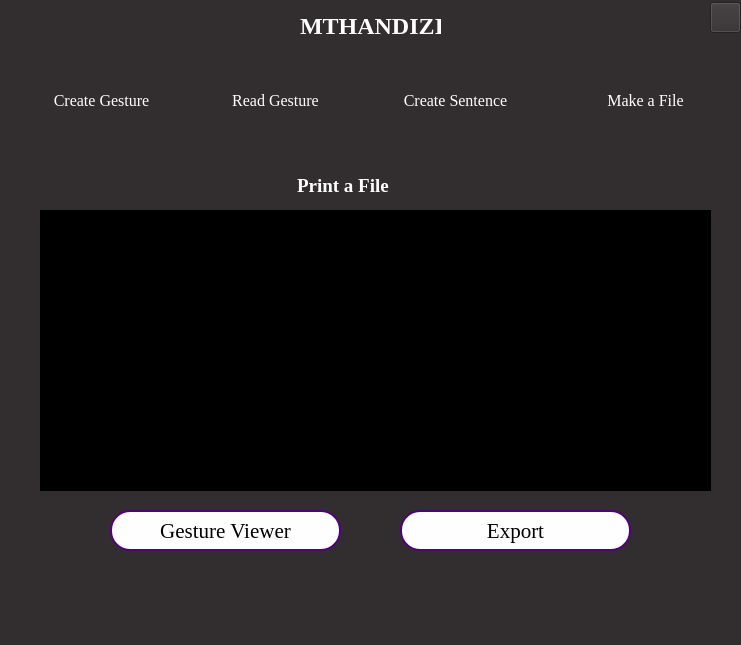
<?xml version="1.0" encoding="UTF-8"?>
<ui version="4.0">
 <class>MainWindow</class>
 <widget class="QMainWindow" name="MainWindow">
  <property name="geometry">
   <rect>
    <x>0</x>
    <y>0</y>
    <width>741</width>
    <height>645</height>
   </rect>
  </property>
  <property name="windowTitle">
   <string>MainWindow</string>
  </property>
  <property name="styleSheet">
   <string notr="true">background-color:#322e2f;</string>
  </property>
  <widget class="QWidget" name="centralwidget">
   <widget class="QGraphicsView" name="graphicsView">
    <property name="geometry">
     <rect>
      <x>0</x>
      <y>162</y>
      <width>741</width>
      <height>441</height>
     </rect>
    </property>
    <property name="styleSheet">
     <string notr="true">background-color: #322e2f;
border: 5px solid #322e2f;</string>
    </property>
   </widget>
   <widget class="QLabel" name="label">
    <property name="geometry">
     <rect>
      <x>290</x>
      <y>170</y>
      <width>131</width>
      <height>31</height>
     </rect>
    </property>
    <property name="font">
     <font>
      <family>Times New Roman</family>
      <pointsize>14</pointsize>
      <weight>75</weight>
      <bold>true</bold>
     </font>
    </property>
    <property name="styleSheet">
     <string notr="true">color:white;
background-color: #322e2f;;
border: 2px solid #322e2f;; border-radius:10px;</string>
    </property>
    <property name="text">
     <string>Print a File</string>
    </property>
   </widget>
   <widget class="QTextBrowser" name="textBrowser_98">
    <property name="enabled">
     <bool>true</bool>
    </property>
    <property name="geometry">
     <rect>
      <x>40</x>
      <y>210</y>
      <width>671</width>
      <height>281</height>
     </rect>
    </property>
    <property name="styleSheet">
     <string notr="true">border: 5px; border-radius:0px;
background-color:black;
color:white;</string>
    </property>
    <property name="frameShape">
     <enum>QFrame::Box</enum>
    </property>
    <property name="html">
     <string>&lt;!DOCTYPE HTML PUBLIC &quot;-//W3C//DTD HTML 4.0//EN&quot; &quot;http://www.w3.org/TR/REC-html40/strict.dtd&quot;&gt;
&lt;html&gt;&lt;head&gt;&lt;meta name=&quot;qrichtext&quot; content=&quot;1&quot; /&gt;&lt;style type=&quot;text/css&quot;&gt;
p, li { white-space: pre-wrap; }
&lt;/style&gt;&lt;/head&gt;&lt;body style=&quot; font-family:'MS Shell Dlg 2'; font-size:8.25pt; font-weight:400; font-style:normal;&quot;&gt;
&lt;p style=&quot;-qt-paragraph-type:empty; margin-top:0px; margin-bottom:0px; margin-left:0px; margin-right:0px; -qt-block-indent:0; text-indent:0px;&quot;&gt;&lt;br /&gt;&lt;/p&gt;&lt;/body&gt;&lt;/html&gt;</string>
    </property>
   </widget>
   <widget class="QPushButton" name="pushButton_2">
    <property name="geometry">
     <rect>
      <x>400</x>
      <y>510</y>
      <width>231</width>
      <height>41</height>
     </rect>
    </property>
    <property name="font">
     <font>
      <family>Times New Roman</family>
      <pointsize>16</pointsize>
      <weight>50</weight>
      <italic>false</italic>
      <bold>false</bold>
     </font>
    </property>
    <property name="styleSheet">
     <string notr="true">QPushButton#pushButton_2{
color: black;
background-color:#fefefe;
border: 2px solid #53007d; border-radius:20px;
font: 16pt &quot;Times New Roman&quot;;
background-repeat:none;
}
QPushButton#pushButton_2:hover
{
	background-color:#322e2f;
	color:black;
}</string>
    </property>
    <property name="text">
     <string>Export</string>
    </property>
   </widget>
   <widget class="QGraphicsView" name="graphicsView_2">
    <property name="geometry">
     <rect>
      <x>0</x>
      <y>0</y>
      <width>741</width>
      <height>161</height>
     </rect>
    </property>
    <property name="toolTip">
     <string>&lt;html&gt;&lt;head/&gt;&lt;body&gt;&lt;p&gt;&lt;br/&gt;&lt;/p&gt;&lt;/body&gt;&lt;/html&gt;</string>
    </property>
    <property name="styleSheet">
     <string notr="true">background-color: #322e2f;
border:none;</string>
    </property>
   </widget>
   <widget class="QLabel" name="label_2">
    <property name="geometry">
     <rect>
      <x>300</x>
      <y>10</y>
      <width>141</width>
      <height>31</height>
     </rect>
    </property>
    <property name="font">
     <font>
      <family>Times New Roman</family>
      <pointsize>18</pointsize>
      <weight>75</weight>
      <bold>true</bold>
     </font>
    </property>
    <property name="styleSheet">
     <string notr="true">color:white;</string>
    </property>
    <property name="text">
     <string>MTHANDIZI</string>
    </property>
   </widget>
   <widget class="QPushButton" name="create">
    <property name="geometry">
     <rect>
      <x>10</x>
      <y>70</y>
      <width>171</width>
      <height>61</height>
     </rect>
    </property>
    <property name="font">
     <font>
      <family>TImes New Roman</family>
      <pointsize>12</pointsize>
      <weight>50</weight>
      <italic>false</italic>
      <bold>false</bold>
     </font>
    </property>
    <property name="layoutDirection">
     <enum>Qt::RightToLeft</enum>
    </property>
    <property name="styleSheet">
     <string notr="true">QPushButton{
padding: 5px 10px;
border:none;
border-radius:10px;
background-color: #322e2f;;
color: #fff;
}

QPushButton:hover{

	
	
	background-color: rgb(83, 0, 125);

}</string>
    </property>
    <property name="text">
     <string>   Create Gesture</string>
    </property>
   </widget>
   <widget class="QPushButton" name="scan_sen">
    <property name="geometry">
     <rect>
      <x>370</x>
      <y>70</y>
      <width>171</width>
      <height>61</height>
     </rect>
    </property>
    <property name="font">
     <font>
      <family>TImes New Roman</family>
      <pointsize>12</pointsize>
      <weight>50</weight>
      <italic>false</italic>
      <bold>false</bold>
     </font>
    </property>
    <property name="styleSheet">
     <string notr="true">QPushButton{
padding: 5px 10px;
border:none;
border-radius:10px;
background-color: #322e2f;;
color: #fff;
}

QPushButton:hover{

	
	
	background-color: rgb(83, 0, 125);

}</string>
    </property>
    <property name="text">
     <string>Create Sentence</string>
    </property>
   </widget>
   <widget class="QPushButton" name="scan_sinlge">
    <property name="geometry">
     <rect>
      <x>190</x>
      <y>70</y>
      <width>171</width>
      <height>61</height>
     </rect>
    </property>
    <property name="font">
     <font>
      <family>TImes New Roman</family>
      <pointsize>12</pointsize>
      <weight>50</weight>
      <italic>false</italic>
      <bold>false</bold>
     </font>
    </property>
    <property name="layoutDirection">
     <enum>Qt::LeftToRight</enum>
    </property>
    <property name="autoFillBackground">
     <bool>false</bool>
    </property>
    <property name="styleSheet">
     <string notr="true">QPushButton{
padding: 5px 10px;
border:none;
border-radius:10px;
background-color: #322e2f;;
color: #fff;
}

QPushButton:hover{

	
	
	background-color: rgb(83, 0, 125);

}</string>
    </property>
    <property name="text">
     <string>Read Gesture</string>
    </property>
   </widget>
   <widget class="QPushButton" name="exp2">
    <property name="geometry">
     <rect>
      <x>560</x>
      <y>70</y>
      <width>171</width>
      <height>61</height>
     </rect>
    </property>
    <property name="font">
     <font>
      <family>TImes New Roman</family>
      <pointsize>12</pointsize>
      <weight>50</weight>
      <italic>false</italic>
      <bold>false</bold>
     </font>
    </property>
    <property name="styleSheet">
     <string notr="true">QPushButton{
padding: 5px 10px;
border:none;
border-radius:10px;
background-color: #322e2f;;
color: #fff;
}

QPushButton:hover{

	
	
	background-color: rgb(83, 0, 125);

}</string>
    </property>
    <property name="text">
     <string>Make a File</string>
    </property>
    <property name="checkable">
     <bool>false</bool>
    </property>
    <property name="autoRepeat">
     <bool>false</bool>
    </property>
    <property name="autoExclusive">
     <bool>false</bool>
    </property>
    <property name="autoDefault">
     <bool>false</bool>
    </property>
    <property name="default">
     <bool>false</bool>
    </property>
    <property name="flat">
     <bool>false</bool>
    </property>
   </widget>
   <widget class="QPushButton" name="exit_button">
    <property name="geometry">
     <rect>
      <x>710</x>
      <y>2</y>
      <width>31</width>
      <height>31</height>
     </rect>
    </property>
    <property name="styleSheet">
     <string notr="true">QPushButton#exit_button{
background-image:url(&quot;icons/quit.png&quot;);
background-repeat:none;
}</string>
    </property>
    <property name="text">
     <string/>
    </property>
   </widget>
   <widget class="QPushButton" name="pushButton_3">
    <property name="geometry">
     <rect>
      <x>110</x>
      <y>510</y>
      <width>231</width>
      <height>41</height>
     </rect>
    </property>
    <property name="font">
     <font>
      <family>Times New Roman</family>
      <pointsize>16</pointsize>
      <weight>50</weight>
      <italic>false</italic>
      <bold>false</bold>
     </font>
    </property>
    <property name="styleSheet">
     <string notr="true">QPushButton#pushButton_3{
color: black;
background-color:#fefefe;
border: 2px solid #53007d; border-radius:20px;
font: 16pt &quot;Times New Roman&quot;;
background-repeat:none;
}
QPushButton#pushButton_3:hover
{
	background-color:#322e2f;
	color:black;
}</string>
    </property>
    <property name="text">
     <string>Gesture Viewer</string>
    </property>
   </widget>
  </widget>
  <widget class="QMenuBar" name="menubar">
   <property name="geometry">
    <rect>
     <x>0</x>
     <y>0</y>
     <width>741</width>
     <height>21</height>
    </rect>
   </property>
  </widget>
  <widget class="QStatusBar" name="statusbar"/>
 </widget>
 <resources/>
 <connections/>
</ui>
